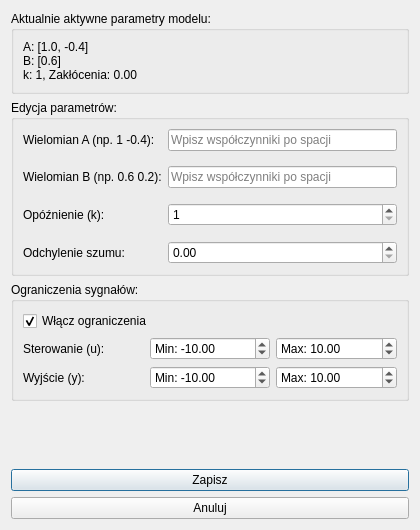
<?xml version="1.0" encoding="UTF-8"?>
<ui version="4.0">
 <class>ParametryARX</class>
 <widget class="QDialog" name="ParametryARX">
  <property name="geometry">
   <rect>
    <x>0</x>
    <y>0</y>
    <width>420</width>
    <height>530</height>
   </rect>
  </property>
  <property name="windowTitle">
   <string>Konfiguracja Modelu ARX</string>
  </property>
  <layout class="QVBoxLayout" name="verticalLayout">
   <item>
    <widget class="QGroupBox" name="groupCurrentValues">
     <property name="title">
      <string>Aktualnie aktywne parametry modelu:</string>
     </property>
     <layout class="QVBoxLayout" name="verticalLayout_Current">
      <item>
       <widget class="QLabel" name="labelCurrentSummary">
        <property name="text">
         <string>A: [1.0, -0.4]
B: [0.6]
k: 1, Zakłócenia: 0.00</string>
        </property>
        <property name="wordWrap">
         <bool>true</bool>
        </property>
       </widget>
      </item>
     </layout>
    </widget>
   </item>
   <item>
    <widget class="QGroupBox" name="groupEdit">
     <property name="title">
      <string>Edycja parametrów:</string>
     </property>
     <layout class="QFormLayout" name="formLayout">
      <property name="verticalSpacing">
       <number>15</number>
      </property>
      <item row="0" column="0">
       <widget class="QLabel" name="labelA">
        <property name="text">
         <string>Wielomian A (np. 1 -0.4):</string>
        </property>
       </widget>
      </item>
      <item row="0" column="1">
       <widget class="QLineEdit" name="editA">
        <property name="placeholderText">
         <string>Wpisz współczynniki po spacji</string>
        </property>
       </widget>
      </item>
      <item row="1" column="0">
       <widget class="QLabel" name="labelB">
        <property name="text">
         <string>Wielomian B (np. 0.6 0.2):</string>
        </property>
       </widget>
      </item>
      <item row="1" column="1">
       <widget class="QLineEdit" name="editB">
        <property name="placeholderText">
         <string>Wpisz współczynniki po spacji</string>
        </property>
       </widget>
      </item>
      <item row="2" column="0">
       <widget class="QLabel" name="labelD">
        <property name="text">
         <string>Opóźnienie (k):</string>
        </property>
       </widget>
      </item>
      <item row="2" column="1">
       <widget class="QSpinBox" name="spinOpoznienie">
        <property name="minimum">
         <number>1</number>
        </property>
        <property name="maximum">
         <number>100</number>
        </property>
       </widget>
      </item>
      <item row="3" column="0">
       <widget class="QLabel" name="labelZaklocenie">
        <property name="text">
         <string>Odchylenie szumu:</string>
        </property>
       </widget>
      </item>
      <item row="3" column="1">
       <widget class="QDoubleSpinBox" name="spinZaklocenie">
        <property name="decimals">
         <number>2</number>
        </property>
        <property name="singleStep">
         <double>0.010000000000000</double>
        </property>
       </widget>
      </item>
     </layout>
    </widget>
   </item>
   <item>
    <widget class="QGroupBox" name="groupOgraniczenia">
     <property name="title">
      <string>Ograniczenia sygnałów:</string>
     </property>
     <layout class="QGridLayout" name="gridLayout">
      <item row="0" column="0" colspan="3">
       <widget class="QCheckBox" name="checkOgraniczenia">
        <property name="text">
         <string>Włącz ograniczenia</string>
        </property>
        <property name="checked">
         <bool>true</bool>
        </property>
       </widget>
      </item>
      <item row="1" column="0">
       <widget class="QLabel" name="labelU">
        <property name="text">
         <string>Sterowanie (u):</string>
        </property>
       </widget>
      </item>
      <item row="1" column="1">
       <widget class="QDoubleSpinBox" name="spinMinU">
        <property name="prefix">
         <string>Min: </string>
        </property>
        <property name="minimum">
         <double>-1000.000000000000000</double>
        </property>
        <property name="maximum">
         <double>1000.000000000000000</double>
        </property>
        <property name="value">
         <double>-10.000000000000000</double>
        </property>
       </widget>
      </item>
      <item row="1" column="2">
       <widget class="QDoubleSpinBox" name="spinMaxU">
        <property name="prefix">
         <string>Max: </string>
        </property>
        <property name="minimum">
         <double>-1000.000000000000000</double>
        </property>
        <property name="maximum">
         <double>1000.000000000000000</double>
        </property>
        <property name="value">
         <double>10.000000000000000</double>
        </property>
       </widget>
      </item>
      <item row="2" column="0">
       <widget class="QLabel" name="labelY">
        <property name="text">
         <string>Wyjście (y):</string>
        </property>
       </widget>
      </item>
      <item row="2" column="1">
       <widget class="QDoubleSpinBox" name="spinMinY">
        <property name="prefix">
         <string>Min: </string>
        </property>
        <property name="minimum">
         <double>-1000.000000000000000</double>
        </property>
        <property name="maximum">
         <double>1000.000000000000000</double>
        </property>
        <property name="value">
         <double>-10.000000000000000</double>
        </property>
       </widget>
      </item>
      <item row="2" column="2">
       <widget class="QDoubleSpinBox" name="spinMaxY">
        <property name="prefix">
         <string>Max: </string>
        </property>
        <property name="minimum">
         <double>-1000.000000000000000</double>
        </property>
        <property name="maximum">
         <double>1000.000000000000000</double>
        </property>
        <property name="value">
         <double>10.000000000000000</double>
        </property>
       </widget>
      </item>
     </layout>
    </widget>
   </item>
   <item>
    <spacer name="verticalSpacer">
     <property name="orientation">
      <enum>Qt::Orientation::Vertical</enum>
     </property>
     <property name="sizeHint" stdset="0">
      <size>
       <width>20</width>
       <height>20</height>
      </size>
     </property>
    </spacer>
   </item>
   <item>
    <widget class="QPushButton" name="pushZapisz">
     <property name="text">
      <string>Zapisz</string>
     </property>
    </widget>
   </item>
   <item>
    <widget class="QPushButton" name="pushAnuluj">
     <property name="text">
      <string>Anuluj</string>
     </property>
    </widget>
   </item>
  </layout>
 </widget>
 <resources/>
 <connections>
  <connection>
   <sender>checkOgraniczenia</sender>
   <signal>toggled(bool)</signal>
   <receiver>spinMinU</receiver>
   <slot>setEnabled(bool)</slot>
   <hints>
    <hint type="sourcelabel">
     <x>20</x>
     <y>20</y>
    </hint>
    <hint type="destinationlabel">
     <x>20</x>
     <y>20</y>
    </hint>
   </hints>
  </connection>
  <connection>
   <sender>checkOgraniczenia</sender>
   <signal>toggled(bool)</signal>
   <receiver>spinMaxU</receiver>
   <slot>setEnabled(bool)</slot>
   <hints>
    <hint type="sourcelabel">
     <x>20</x>
     <y>20</y>
    </hint>
    <hint type="destinationlabel">
     <x>20</x>
     <y>20</y>
    </hint>
   </hints>
  </connection>
  <connection>
   <sender>checkOgraniczenia</sender>
   <signal>toggled(bool)</signal>
   <receiver>spinMinY</receiver>
   <slot>setEnabled(bool)</slot>
   <hints>
    <hint type="sourcelabel">
     <x>20</x>
     <y>20</y>
    </hint>
    <hint type="destinationlabel">
     <x>20</x>
     <y>20</y>
    </hint>
   </hints>
  </connection>
  <connection>
   <sender>checkOgraniczenia</sender>
   <signal>toggled(bool)</signal>
   <receiver>spinMaxY</receiver>
   <slot>setEnabled(bool)</slot>
   <hints>
    <hint type="sourcelabel">
     <x>20</x>
     <y>20</y>
    </hint>
    <hint type="destinationlabel">
     <x>20</x>
     <y>20</y>
    </hint>
   </hints>
  </connection>
 </connections>
</ui>
